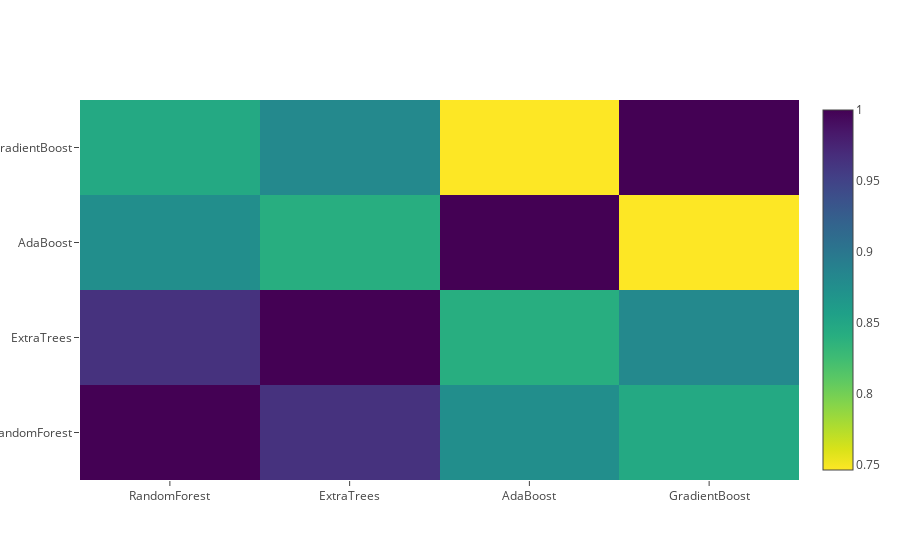

The notebook cell saved with this chart:
### Code cell
data = [go.Heatmap(
z=base_predictions_train.astype(float).corr().values,
x=base_predictions_train.columns.values,
y=base_predictions_train.columns.values,
colorscale="Viridis",
showscale=True,
reversescale=True)]
py.iplot(data, filename="labelled-heatmap")

### Figure 1 — Plotly figure (JSON) as saved in the notebook; plotly's stock layout.template omitted (floating-point values rounded to 4 significant figures)
{"data": [{"colorscale": "Viridis", "reversescale": true, "showscale": true, "type": "heatmap", "uid": "7cfdb741-3f9a-4f2b-9bc9-f2481bc152a5", "x": ["RandomForest", "ExtraTrees", "AdaBoost", "GradientBoost"], "y": ["RandomForest", "ExtraTrees", "AdaBoost", "GradientBoost"], "z": [[1, 0.9644, 0.8762, 0.8472], [0.9644, 1, 0.8414, 0.8811], [0.8762, 0.8414, 1, 0.7466], [0.8472, 0.8811, 0.7466, 1]]}], "layout": {}}
